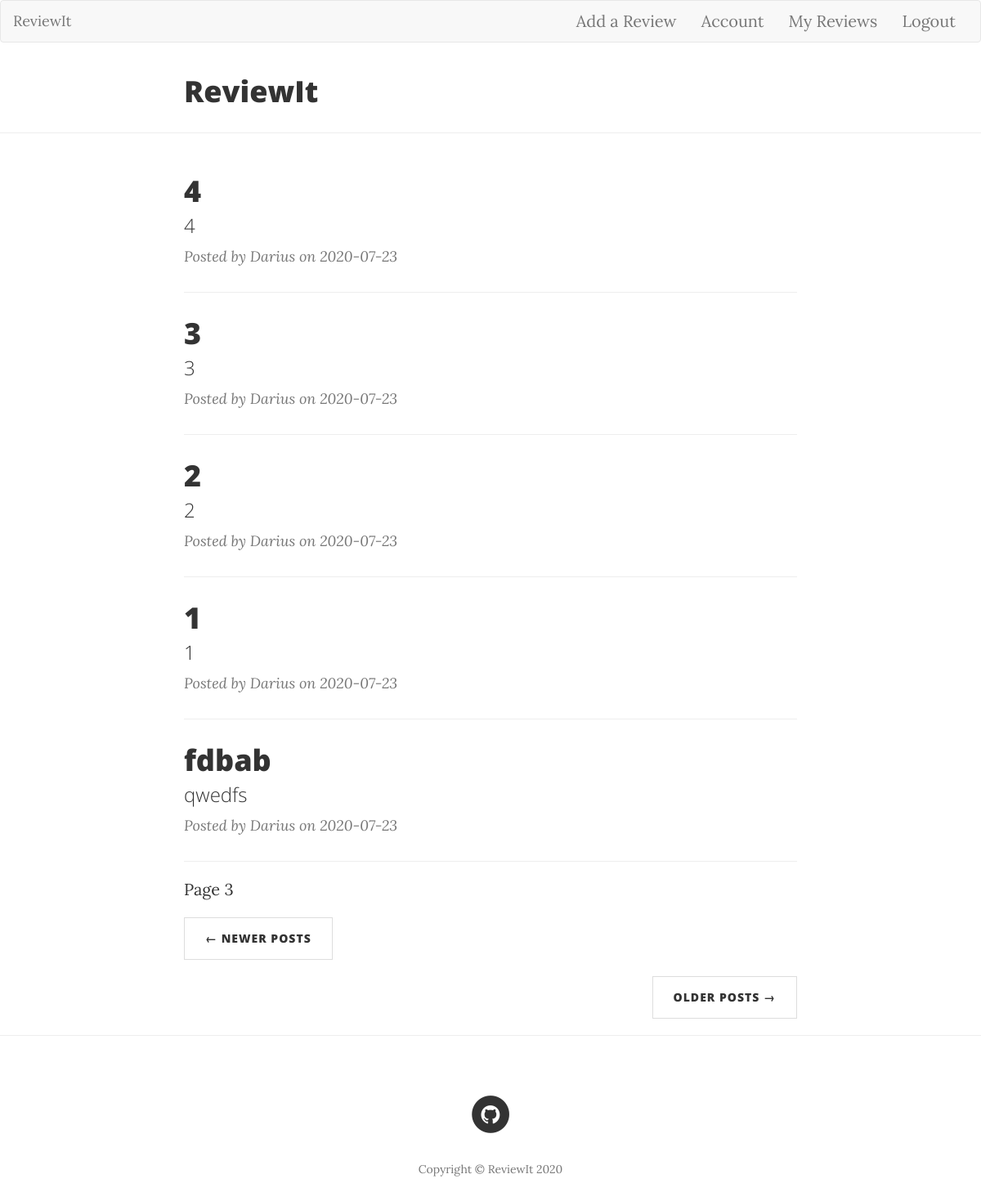
Page /home?page=3 (signed in) on the committed database.
### flaskreview/models.py (models this page shows, shortened)
class Review(db.Model):
    id = db.Column(db.Integer, primary_key=True)
    title = db.Column(db.String(100), nullable=False)
    description = db.Column(db.Text, nullable=False)
    rating = db.Column(db.Integer, nullable=False)
    country = db.Column(db.String(100))
    city = db.Column(db.String(100))
    date_created = db.Column(db.DateTime, nullable=False, default=datetime.utcnow)
    pictures = db.Column(db.String(20))
    user_id = db.Column(db.Integer, db.ForeignKey('user.id'), nullable=False)

class User(db.Model, UserMixin):
    id = db.Column(db.Integer, primary_key=True)
    username = db.Column(db.String(20), unique=True, nullable=False)
    email = db.Column(db.String(120), unique=True, nullable=False)
    password = db.Column(db.String(60), nullable=False)
    reviews = db.relationship('Review', backref='author', lazy=True)

### flaskreview/main/routes.py (the view)
@main.route('/')
@main.route('/home')
def home():
    page = request.args.get('page', 1, type=int)
    reviews = Review.query.order_by(Review.date_created.desc()).paginate(page=page, per_page=5)
    return render_template('index.html', reviews=reviews)

### flaskreview/models.py (called while the page is built)
@login_manager.user_loader
def load_user(user_id):
    return User.query.get(int(user_id))

### flaskreview/templates/index.html
{% extends 'base.html' %}
{% block content %}
    <div class="container">
        <div class="row">
            <div class="col-lg-8 col-lg-offset-2 col-md-10 col-md-offset-1">
                <div class="post-preview">
                    {% for review in reviews.items %}
                        <a href="{{ url_for('reviews.review', review_id=review.id) }}">
                            <h2 class="post-title">
                            {{review.title}}
                            </h2>
                            <h3 class="post-subtitle">
                                {{ review.description }}
                            </h3>
                        </a>
                        <p class="post-meta">Posted by {{ review.author.username }}  on {{ review.date_created.strftime('%Y-%m-%d') }}</p>
                        <hr>
                    {% endfor %}
                </div>
            {% for page_num in reviews.iter_pages() %}
                {% if page_num %}
                    {% if reviews.page == page_num %}
                        <span class="page-number pager">Page {{ page_num }}</span>
                        {% if reviews.has_prev %}
                            <ul class="pager">
                                <li class="previous">
                                    <a href="{{ url_for('main.home', page=page_num-1) }}">&larr;
                                        Newer Posts </a>
                                </li>
                            </ul>
                        {% endif %}
                        {% if reviews.has_next %}
                            <ul class="pager">
                                <li class="next">
                                    <a href="{{ url_for('main.home', page=page_num+1) }}">Older Posts &rarr;</a>
                                </li>
                            </ul>
                        {% endif %}
                    {% endif %}
                {% endif %}
            {% endfor %}
            </div>
        </div>
    </div>
    <hr>
{% endblock content %}

### rows in the picture
Review: title "4", description "4", author.username "Darius", date_created "2020-07-23"
Review: title "3", description "3", author.username "Darius", date_created "2020-07-23"
Review: title "2", description "2", author.username "Darius", date_created "2020-07-23"
Review: title "1", description "1", author.username "Darius", date_created "2020-07-23"
Review: title "fdbab", description "qwedfs", author.username "Darius", date_created "2020-07-23"

### other values in the picture
{{ page_num }} "3"
